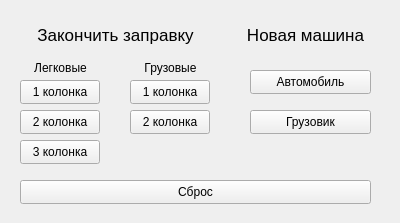
<?xml version="1.0" encoding="UTF-8"?>
<ui version="4.0">
 <class>Window_control</class>
 <widget class="QWidget" name="Window_control">
  <property name="geometry">
   <rect>
    <x>0</x>
    <y>0</y>
    <width>400</width>
    <height>223</height>
   </rect>
  </property>
  <property name="windowTitle">
   <string>Окно управления</string>
  </property>
  <widget class="QLabel" name="label">
   <property name="geometry">
    <rect>
     <x>0</x>
     <y>20</y>
     <width>231</width>
     <height>31</height>
    </rect>
   </property>
   <property name="font">
    <font>
     <pointsize>13</pointsize>
    </font>
   </property>
   <property name="layoutDirection">
    <enum>Qt::LeftToRight</enum>
   </property>
   <property name="text">
    <string>&lt;html&gt;&lt;head/&gt;&lt;body&gt;&lt;p align=&quot;center&quot;&gt;Закончить заправку&lt;/p&gt;&lt;/body&gt;&lt;/html&gt;</string>
   </property>
  </widget>
  <widget class="QLabel" name="label_2">
   <property name="geometry">
    <rect>
     <x>230</x>
     <y>20</y>
     <width>151</width>
     <height>31</height>
    </rect>
   </property>
   <property name="font">
    <font>
     <pointsize>13</pointsize>
    </font>
   </property>
   <property name="layoutDirection">
    <enum>Qt::LeftToRight</enum>
   </property>
   <property name="text">
    <string>&lt;html&gt;&lt;head/&gt;&lt;body&gt;&lt;p align=&quot;center&quot;&gt;Новая машина&lt;/p&gt;&lt;/body&gt;&lt;/html&gt;</string>
   </property>
  </widget>
  <widget class="QLabel" name="label_3">
   <property name="geometry">
    <rect>
     <x>20</x>
     <y>60</y>
     <width>81</width>
     <height>16</height>
    </rect>
   </property>
   <property name="text">
    <string>&lt;html&gt;&lt;head/&gt;&lt;body&gt;&lt;p align=&quot;center&quot;&gt;Легковые&lt;/p&gt;&lt;/body&gt;&lt;/html&gt;</string>
   </property>
  </widget>
  <widget class="QLabel" name="label_4">
   <property name="geometry">
    <rect>
     <x>130</x>
     <y>60</y>
     <width>81</width>
     <height>16</height>
    </rect>
   </property>
   <property name="text">
    <string>&lt;html&gt;&lt;head/&gt;&lt;body&gt;&lt;p align=&quot;center&quot;&gt;Грузовые&lt;/p&gt;&lt;/body&gt;&lt;/html&gt;</string>
   </property>
  </widget>
  <widget class="QPushButton" name="pushButton_car1">
   <property name="geometry">
    <rect>
     <x>20</x>
     <y>80</y>
     <width>80</width>
     <height>24</height>
    </rect>
   </property>
   <property name="text">
    <string>1 колонка</string>
   </property>
  </widget>
  <widget class="QPushButton" name="pushButton_car2">
   <property name="geometry">
    <rect>
     <x>20</x>
     <y>110</y>
     <width>80</width>
     <height>24</height>
    </rect>
   </property>
   <property name="text">
    <string>2 колонка</string>
   </property>
  </widget>
  <widget class="QPushButton" name="pushButton_car3">
   <property name="geometry">
    <rect>
     <x>20</x>
     <y>140</y>
     <width>80</width>
     <height>24</height>
    </rect>
   </property>
   <property name="text">
    <string>3 колонка</string>
   </property>
  </widget>
  <widget class="QPushButton" name="pushButton_truck2">
   <property name="geometry">
    <rect>
     <x>130</x>
     <y>110</y>
     <width>80</width>
     <height>24</height>
    </rect>
   </property>
   <property name="text">
    <string>2 колонка</string>
   </property>
  </widget>
  <widget class="QPushButton" name="pushButton_truck1">
   <property name="geometry">
    <rect>
     <x>130</x>
     <y>80</y>
     <width>80</width>
     <height>24</height>
    </rect>
   </property>
   <property name="text">
    <string>1 колонка</string>
   </property>
  </widget>
  <widget class="QPushButton" name="pushButton_car">
   <property name="geometry">
    <rect>
     <x>250</x>
     <y>70</y>
     <width>121</width>
     <height>24</height>
    </rect>
   </property>
   <property name="text">
    <string>Автомобиль</string>
   </property>
  </widget>
  <widget class="QPushButton" name="pushButton_truck">
   <property name="geometry">
    <rect>
     <x>250</x>
     <y>110</y>
     <width>121</width>
     <height>24</height>
    </rect>
   </property>
   <property name="text">
    <string>Грузовик</string>
   </property>
  </widget>
  <widget class="QPushButton" name="pushButton_reset">
   <property name="geometry">
    <rect>
     <x>20</x>
     <y>180</y>
     <width>351</width>
     <height>24</height>
    </rect>
   </property>
   <property name="text">
    <string>Сброс</string>
   </property>
  </widget>
 </widget>
 <resources/>
 <connections/>
</ui>
